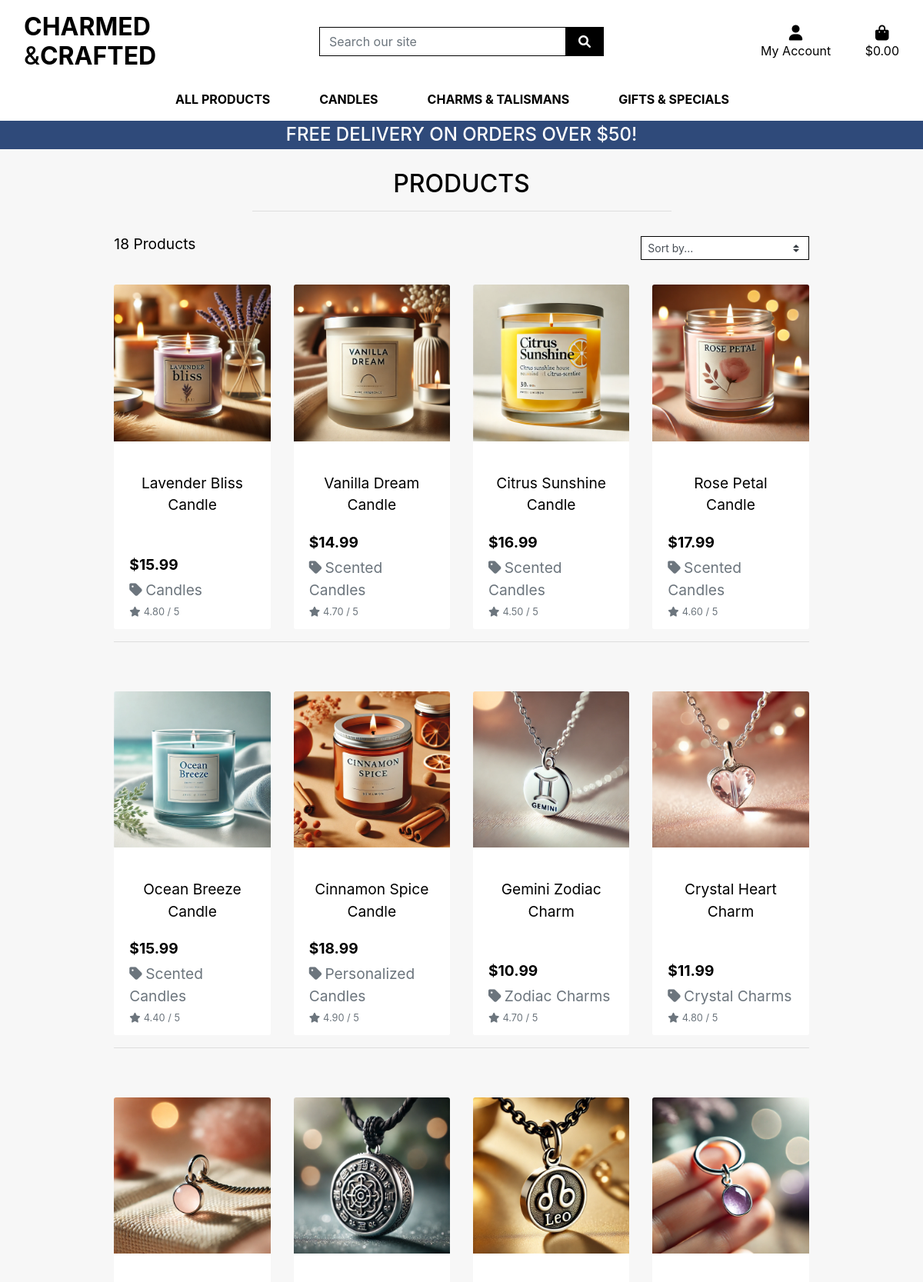
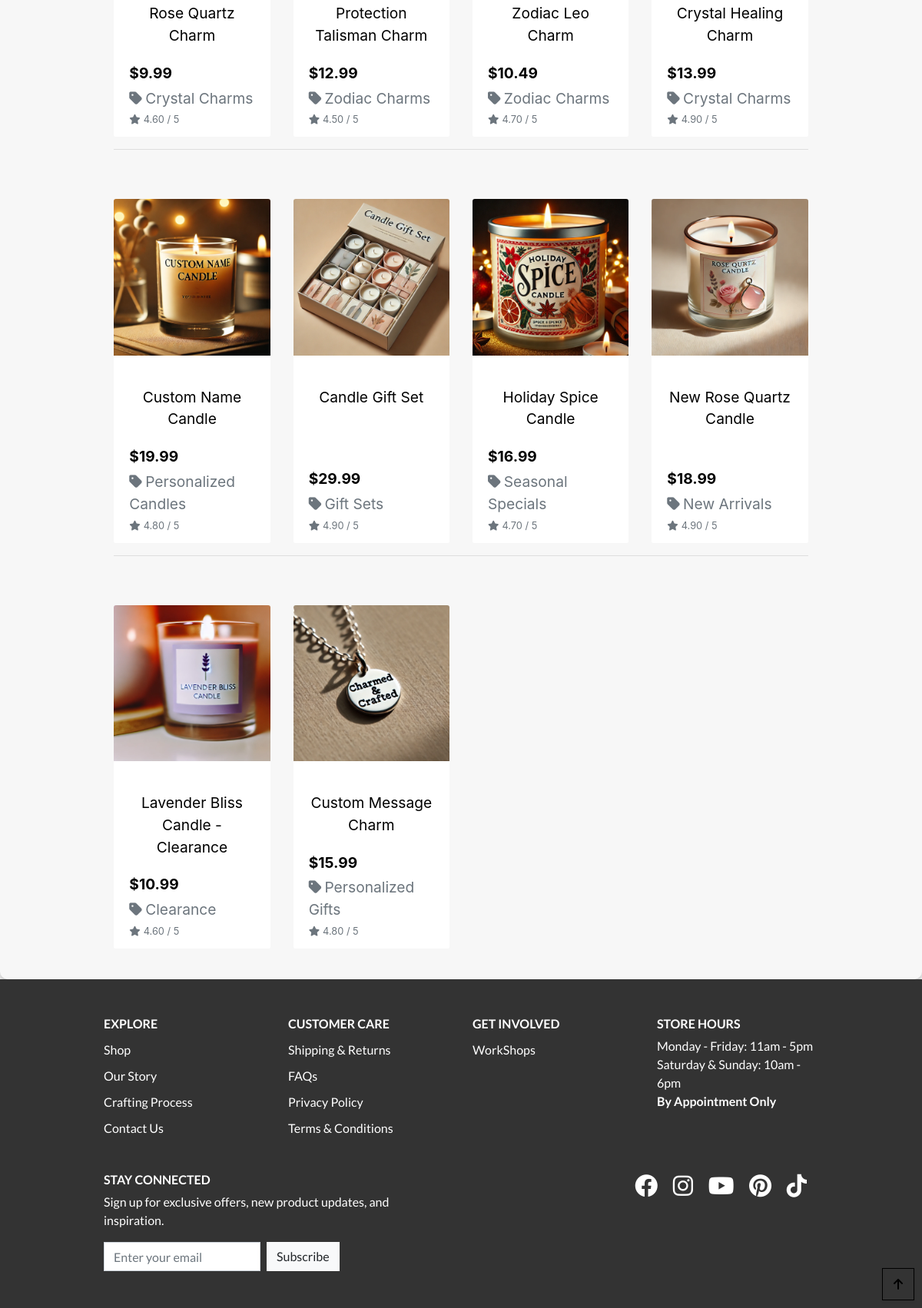
Screenshot of /products/ with the database file from the repository (2 pictures, top to bottom).
### products/models.py (models this page shows, shortened)
class Product(models.Model):
    category = models.ForeignKey('Category', null=True, blank=True, on_delete=models.CASCADE)
    sku = models.CharField(max_length=254, null=True, blank=True)
    name = models.CharField(max_length=254)
    description = models.TextField()
    has_sizes = models.BooleanField (default = False, null = True, blank = True)
    price = models.DecimalField(max_digits=6, decimal_places=2)
    rating = models.DecimalField(max_digits=6, decimal_places=2, null=True, blank=True)
    image_url = models.URLField(max_length=1024, null=True, blank=True)
    image = models.ImageField(null=True, blank=True)

class Category(models.Model):
    class Meta:
        verbose_name_plural= 'Categories'
    name = models.CharField(max_length=254)
    friendly_name = models.CharField(max_length=254, null = True, blank = True)

### products/views.py (the view, shortened to what this page needs)
# urls.py: path('', views.all_products, name='products'),
def all_products(request):
    products = Product.objects.all()
    query = None
    categories = None
    sort = None
    direction = None
    current_sorting = f'{sort}_{direction}'
    context = {
        'products': products,
        'search_term': query,
        'current_categories': categories,
        'current_sorting': current_sorting,
    }
    return render(request, 'products/products.html', context)

### products/templates/products/products.html (shortened to what this page needs)
{% extends "base.html" %}
{% load static %}
{% block page_header %}
    <div class="container header-container">
    </div>
{% endblock %}
{% block content %}
    <div class="overlay">
    <div class="container-fluid">
        <div class="row">
            <div class="col text-center mt-3">
                <h2 class="logo-font text-black">Products</h2>
                <hr class="w-50 mb-1">
            </div>
        </div>
        <div class="row">
            <div class="product-container col-10 offset-1">
                <div class="row mt-1 mb-2">
                    <div class="col-12 col-md-6 my-auto order-md-last d-flex justify-content-center justify-content-md-end">
                        <div class="sort-select-wrapper w-50">
                            <select id="sort-selector" class="custom-select custom-select-sm rounded-0 border border-{% if current_sorting != 'None_None' %}info{% else %}black{% endif %}">
                                <option value="reset" {% if current_sorting == 'None_None' %}selected{% endif %}>Sort by...</option>
                            </select>
                        </div>
                    </div>
                    <div class="col-12 col-md-6 order-md-first">
                        <p class="text-center text-black text-md-left">
                            {{ products|length }} Products{% if search_term %} found for <strong>"{{ search_term }}"</strong>{% endif %}
                        </p>
                    </div>
                </div>
                <div class="row">
                    {% for product in products %}
                        <div class="col-sm-6 col-md-6 col-lg-4 col-xl-3">
                            <div class="card h-100 border-0">
                                {% if product.image %}
                                <a href="{% url 'product_detail' product.id %}">
                                    <img class="card-img-top img-fluid" src="{{ product.image.url }}" alt="{{ product.name }}">
                                </a>
                                {% else %}
                                <a href="{% url 'product_detail' product.id %}">
                                    <img class="card-img-top img-fluid" src="{{ MEDIA_URL }}noimage.png" alt="{{ product.name }}">
                                </a>
                                {% endif %}
                                <div class="card-body pb-0">
                                    <p class="mb-0 text-black">{{ product.name }}</p>
                                </div>
                                <div class="card-footer bg-white pt-0 border-0 text-left">
                                    <div class="row">
                                        <div class="col">
                                            <p class="lead mb-0 text-black text-left font-weight-bold">${{ product.price }}</p>
                                            {% if product.category %}
                                            <p class="small mt-1 mb-0">
                                                <a class="text-muted" href="{% url 'products' %}?category={{ product.category.name }}">
                                                    <i class="fas fa-tag mr-1"></i>{{ product.category.friendly_name }}
                                                </a>
                                            </p>
                                            {% endif %}
                                            {% if product.rating %}
                                                <small class="text-muted"><i class="fas fa-star mr-1"></i>{{ product.rating }} / 5</small>
                                            {% else %}
                                                <small class="text-muted">No Rating</small>
                                            {% endif %}
                                        </div>
                                    </div>
                                </div>
                            </div>
                        </div>
                        {% if forloop.counter|divisibleby:4 %}
                            <div class="col-12 d-none d-xl-block mb-5">
                                <hr>
                            </div>
                        {% endif %}
                    {% endfor %}
                </div>
            </div>
        </div>
    </div>
</div>
<div class="btt-button shadow-sm rounded-0 border border-black">
    <a class="btt-link d-flex h-100">
        <i class="fas fa-arrow-up text-black mx-auto my-auto"></i>
    </a>
</div>
{% endblock %}

### templates/base.html (shortened to what this page needs)
{% load static %}
<!doctype html>
<html lang="en">
  <head>
    {% block corecss %}
        <link rel="stylesheet" href="https://stackpath.bootstrapcdn.com/bootstrap/4.4.1/css/bootstrap.min.css">
        <link rel="stylesheet" href="{% static 'css/base.css' %}">
        <link rel="stylesheet" href="https://cdnjs.cloudflare.com/ajax/libs/font-awesome/6.0.0-beta3/css/all.min.css">
    {% endblock %}
</head>
<body {% if request.resolver_match.url_name == "home" %}class="homepage-background"{% endif %}>
    <header class="container-fluid fixed-top">
        <div id="topnav" class="row bg-white pt-lg-2 d-none d-lg-flex">
            <div class="col-12 col-lg-4 my-auto py-1 py-lg-0 text-center text-lg-left">
                <a href="{% url 'home' %}" class="nav-link main-logo-link">
                    <h2 class="logo-font text-black my-0">
                        <strong>Charmed</strong><br>
                        &<strong>Crafted</strong>
                    </h2>
                </a>
            </div>
            <div class="col-12 col-lg-4 my-auto py-1 py-lg-0">
                <form method="GET" action="{% url 'products' %}">
                    <div class="input-group w-100">
                        <input class="form-control border border-black rounded-0" type="text" name="q" placeholder="Search our site">
                        <div class="input-group-append">
                            <button class="form-control btn btn-black border border-black rounded-0" type="submit">
                                <span class="icon">
                                    <i class="fas fa-search"></i>
                                </span>
                            </button>
                        </div>
                    </div>
                </form>
            </div>
            <div class="col-12 col-lg-4 my-auto py-1 py-lg-0">
                <ul class="list-inline list-unstyled text-center text-lg-right my-0">
                    <li class="list-inline-item dropdown">
                        <a class="text-black nav-link" href="#" id="user-options" data-toggle="dropdown" aria-haspopup="true" aria-expanded="false">
                            <div class="text-center">
                                <div><i class="fas fa-user fa-lg"></i></div>
                                <p class="my-0">My Account</p>
                            </div>
                        </a>
                    </li>
                    <li class="list-inline-item">
                        <a class="{% if grand_total %}text-info font-weight-bold{% else %}text-black{% endif %} nav-link" href="{% url 'view_bag' %}">
                            <div class="text-center text-black">
                                <div><i class="fas fa-shopping-bag fa-lg"></i></div>
                                <p class="my-0">
                                    {% if grand_total %}
                                        ${{ grand_total|floatformat:2 }}
                                    {% else %}
                                        $0.00
                                    {% endif %}
                                </p>
                            </div>
                        </a>
                    </li>
                </ul>
            </div>
        </div>
        <div class="row bg-white">
            <nav class="navbar navbar-expand-lg navbar-light w-100">
                {% include 'includes/main-nav.html' %}
            </nav>
        </div>
        <div id="delivery-banner" class="row text-center">
            <div class="col bg-black text-white">
                <h4 class="logo-font my-1">Free delivery on orders over ${{ free_delivery_threshold }}!</h4>
            </div>
        </div>
    </header>
    {% block page_header %}
    {% endblock %}
    {% block content %}
    {% endblock %}
    <footer class="footer py-5">
        <div class="container">
            <div class="row">
                <div class="col-md-3">
                    <h6 class="text-uppercase font-weight-bold">Explore</h6>
                    <ul class="list-unstyled">
                        <li><a href="#" class="footer-link">Shop</a></li>
                        <li><a href="#" class="footer-link">Our Story</a></li>
                        <li><a href="#" class="footer-link">Crafting Process</a></li>
                        <li><a href="#" class="footer-link">Contact Us</a></li>
                    </ul>
                </div>
                <div class="col-md-3">
                    <h6 class="text-uppercase font-weight-bold">Customer Care</h6>
                    <ul class="list-unstyled">
                        <li><a href="#" class="footer-link">Shipping & Returns</a></li>
                        <li><a href="#" class="footer-link">FAQs</a></li>
                        <li><a href="#" class="footer-link">Privacy Policy</a></li>
                        <li><a href="#" class="footer-link">Terms & Conditions</a></li>
                    </ul>
                </div>
                <div class="col-md-3">
                    <h6 class="text-uppercase font-weight-bold">Get Involved</h6>
                    <ul class="list-unstyled">
                        <li><a href="#" class="footer-link">WorkShops</a></li>
                    </ul>
                </div>
                <div class="col-md-3">
                    <h6 class="text-uppercase font-weight-bold">Store Hours</h6>
                    <ul class="list-unstyled">
                        <li>Monday - Friday: 11am - 5pm</li>
                        <li>Saturday & Sunday: 10am - 6pm</li>
                        <li class="font-weight-bold">By Appointment Only</li>
                    </ul>
                </div>
            </div>
            <div class="row mt-4">
                <div class="col-md-6">
                    <h6 class="text-uppercase font-weight-bold">Stay Connected</h6>
                    <p>Sign up for exclusive offers, new product updates, and inspiration.</p>
                    <form class="form-inline">
                        <input type="email" class="form-control mr-2 mb-2 mb-lg-0" placeholder="Enter your email" style="border-radius: 0;">
                        <button type="submit" class="btn btn-light" style="border-radius: 0;">Subscribe</button>
                    </form>
                </div>
                <div class="col-md-6 text-center text-md-right">
                    <a href="https://www.facebook.com" target="_blank" class="footer-social-link" aria-label="Facebook">
                        <i class="fab fa-facebook fa-lg"></i>
                    </a>
                    <a href="https://www.instagram.com" target="_blank" class="footer-social-link" aria-label="Instagram">
                        <i class="fab fa-instagram fa-lg"></i>
                    </a>
                    <a href="https://www.youtube.com" target="_blank" class="footer-social-link" aria-label="YouTube">
                        <i class="fab fa-youtube fa-lg"></i>
                    </a>
                    <a href="https://www.pinterest.com" target="_blank" class="footer-social-link" aria-label="Pinterest">
                        <i class="fab fa-pinterest fa-lg"></i>
                    </a>
                    <a href="https://www.tiktok.com" target="_blank" class="footer-social-link" aria-label="TikTok">
                        <i class="fab fa-tiktok fa-lg"></i>
                    </a>
                </div>
            </div>
        </div>
    </footer>
  </body>
</html>

### templates/includes/main-nav.html (shortened to what this page needs)
<div class="collapse navbar-collapse" id="main-nav">
    <ul class="navbar-nav w-auto mx-auto">
        <li class="nav-item dropdown">
            <a class="logo-font font-weight-bold nav-link text-black mr-5" href="#" id="all-products-link" data-toggle="dropdown" aria-haspopup="true" aria-expanded="false">
                All Products
            </a>
        </li>
        <li class="nav-item dropdown">
            <a class="logo-font font-weight-bold nav-link text-black mr-5" href="#" id="candles-link" data-toggle="dropdown" aria-haspopup="true" aria-expanded="false">
                Candles
            </a>
        </li>
        <li class="nav-item dropdown">
            <a class="logo-font font-weight-bold nav-link text-black mr-5" href="#" id="charms-link" data-toggle="dropdown" aria-haspopup="true" aria-expanded="false">
                Charms & Talismans
            </a>
        </li>
        <li class="nav-item dropdown">
            <a class="logo-font font-weight-bold nav-link text-black mr-5" href="#" id="gifts-link" data-toggle="dropdown" aria-haspopup="true" aria-expanded="false">
                Gifts & Specials
            </a>
        </li>
    </ul>
</div>

### rows the page displays
Product: image (picture), name "Lavender Bliss Candle", price "15.99", category.friendly_name "Candles", rating "4.80"
Product: image (picture), name "Vanilla Dream Candle", price "14.99", category.friendly_name "Scented Candles", rating "4.70"
Product: image (picture), name "Citrus Sunshine Candle", price "16.99", category.friendly_name "Scented Candles", rating "4.50"
Product: image (picture), name "Rose Petal Candle", price "17.99", category.friendly_name "Scented Candles", rating "4.60"
Product: image (picture), name "Ocean Breeze Candle", price "15.99", category.friendly_name "Scented Candles", rating "4.40"
Product: image (picture), name "Cinnamon Spice Candle", price "18.99", category.friendly_name "Personalized Candles", rating "4.90"
Product: image (picture), name "Gemini Zodiac Charm", price "10.99", category.friendly_name "Zodiac Charms", rating "4.70"
Product: image (picture), name "Crystal Heart Charm", price "11.99", category.friendly_name "Crystal Charms", rating "4.80"
Product: image (picture), name "Rose Quartz Charm", price "9.99", category.friendly_name "Crystal Charms", rating "4.60"
Product: image (picture), name "Protection Talisman Charm", price "12.99", category.friendly_name "Zodiac Charms", rating "4.50"
Product: image (picture), name "Zodiac Leo Charm", price "10.49", category.friendly_name "Zodiac Charms", rating "4.70"
Product: image (picture), name "Crystal Healing Charm", price "13.99", category.friendly_name "Crystal Charms", rating "4.90"
Product: image (picture), name "Custom Name Candle", price "19.99", category.friendly_name "Personalized Candles", rating "4.80"
Product: image (picture), name "Candle Gift Set", price "29.99", category.friendly_name "Gift Sets", rating "4.90"
Product: image (picture), name "Holiday Spice Candle", price "16.99", category.friendly_name "Seasonal Specials", rating "4.70"
Product: image (picture), name "New Rose Quartz Candle", price "18.99", category.friendly_name "New Arrivals", rating "4.90"
Product: image (picture), name "Lavender Bliss Candle - Clearance", price "10.99", category.friendly_name "Clearance", rating "4.60"
Product: image (picture), name "Custom Message Charm", price "15.99", category.friendly_name "Personalized Gifts", rating "4.80"

### other values shown
{{ free_delivery_threshold }} "50"
{{ products|length }} "18"
